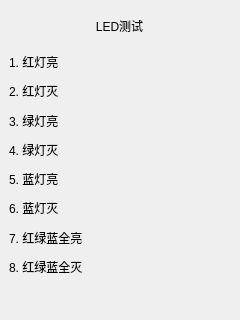
<?xml version="1.0" encoding="UTF-8"?>
<ui version="4.0">
 <class>DialogLedTest</class>
 <widget class="QDialog" name="DialogLedTest">
  <property name="geometry">
   <rect>
    <x>0</x>
    <y>0</y>
    <width>240</width>
    <height>320</height>
   </rect>
  </property>
  <property name="windowTitle">
   <string>Dialog</string>
  </property>
  <widget class="QWidget" name="horizontalLayoutWidget">
   <property name="geometry">
    <rect>
     <x>9</x>
     <y>10</y>
     <width>221</width>
     <height>31</height>
    </rect>
   </property>
   <layout class="QHBoxLayout" name="horizontalLayout">
    <item>
     <widget class="QLabel" name="label">
      <property name="text">
       <string>LED测试</string>
      </property>
      <property name="alignment">
       <set>Qt::AlignCenter</set>
      </property>
     </widget>
    </item>
   </layout>
  </widget>
  <widget class="QWidget" name="gridLayoutWidget_2">
   <property name="geometry">
    <rect>
     <x>9</x>
     <y>50</y>
     <width>221</width>
     <height>228</height>
    </rect>
   </property>
   <layout class="QGridLayout" name="gridLayout_2">
    <item row="6" column="0">
     <widget class="QLabel" name="label_2">
      <property name="text">
       <string>7. 红绿蓝全亮</string>
      </property>
     </widget>
    </item>
    <item row="3" column="0">
     <widget class="QLabel" name="label_8">
      <property name="text">
       <string>4. 绿灯灭</string>
      </property>
     </widget>
    </item>
    <item row="0" column="0">
     <widget class="QLabel" name="label_5">
      <property name="text">
       <string>1. 红灯亮</string>
      </property>
     </widget>
    </item>
    <item row="1" column="0">
     <widget class="QLabel" name="label_6">
      <property name="text">
       <string>2. 红灯灭</string>
      </property>
     </widget>
    </item>
    <item row="4" column="0">
     <widget class="QLabel" name="label_9">
      <property name="text">
       <string>5. 蓝灯亮</string>
      </property>
     </widget>
    </item>
    <item row="2" column="0">
     <widget class="QLabel" name="label_7">
      <property name="text">
       <string>3. 绿灯亮</string>
      </property>
     </widget>
    </item>
    <item row="5" column="0">
     <widget class="QLabel" name="label_10">
      <property name="text">
       <string>6. 蓝灯灭</string>
      </property>
     </widget>
    </item>
    <item row="7" column="0">
     <widget class="QLabel" name="label_3">
      <property name="text">
       <string>8. 红绿蓝全灭</string>
      </property>
     </widget>
    </item>
   </layout>
  </widget>
 </widget>
 <resources/>
 <connections/>
</ui>
